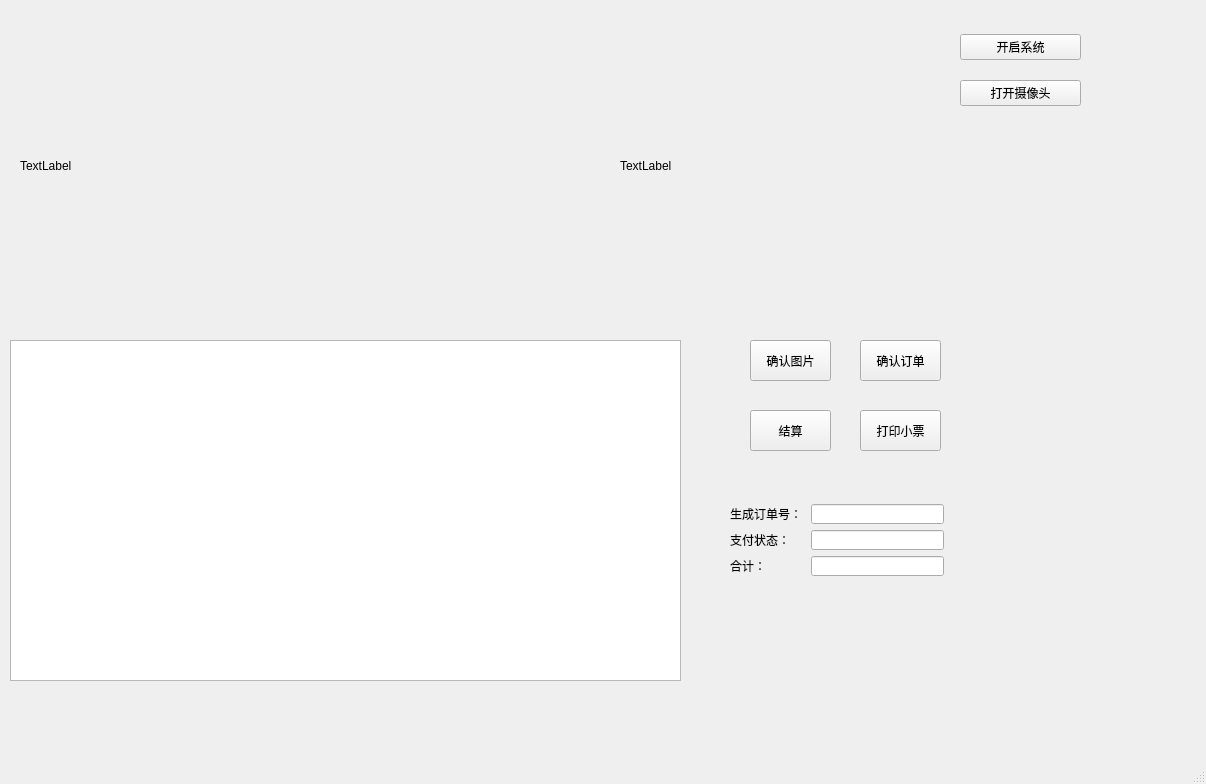
<?xml version="1.0" encoding="UTF-8"?>
<ui version="4.0">
 <class>MainWindow</class>
 <widget class="QMainWindow" name="MainWindow">
  <property name="geometry">
   <rect>
    <x>0</x>
    <y>0</y>
    <width>1206</width>
    <height>784</height>
   </rect>
  </property>
  <property name="windowTitle">
   <string>MainWindow</string>
  </property>
  <widget class="QWidget" name="centralwidget">
   <widget class="QLabel" name="label_v">
    <property name="geometry">
     <rect>
      <x>20</x>
      <y>10</y>
      <width>541</width>
      <height>311</height>
     </rect>
    </property>
    <property name="text">
     <string>TextLabel</string>
    </property>
   </widget>
   <widget class="QLabel" name="label_i">
    <property name="geometry">
     <rect>
      <x>620</x>
      <y>10</y>
      <width>291</width>
      <height>311</height>
     </rect>
    </property>
    <property name="text">
     <string>TextLabel</string>
    </property>
   </widget>
   <widget class="QWidget" name="layoutWidget">
    <property name="geometry">
     <rect>
      <x>960</x>
      <y>20</y>
      <width>121</width>
      <height>101</height>
     </rect>
    </property>
    <layout class="QVBoxLayout" name="verticalLayout">
     <item>
      <widget class="QPushButton" name="pushButton">
       <property name="text">
        <string>开启系统</string>
       </property>
      </widget>
     </item>
     <item>
      <widget class="QPushButton" name="pushButton_2">
       <property name="text">
        <string>打开摄像头</string>
       </property>
      </widget>
     </item>
    </layout>
   </widget>
   <widget class="QTableWidget" name="tableWidget">
    <property name="geometry">
     <rect>
      <x>10</x>
      <y>340</y>
      <width>671</width>
      <height>341</height>
     </rect>
    </property>
    <property name="sizePolicy">
     <sizepolicy hsizetype="Preferred" vsizetype="Preferred">
      <horstretch>1</horstretch>
      <verstretch>1</verstretch>
     </sizepolicy>
    </property>
    <property name="minimumSize">
     <size>
      <width>480</width>
      <height>200</height>
     </size>
    </property>
   </widget>
   <widget class="QLabel" name="label_5">
    <property name="geometry">
     <rect>
      <x>730</x>
      <y>556</y>
      <width>36</width>
      <height>20</height>
     </rect>
    </property>
    <property name="text">
     <string>合计：</string>
    </property>
   </widget>
   <widget class="QLineEdit" name="lineEdit_2">
    <property name="geometry">
     <rect>
      <x>811</x>
      <y>530</y>
      <width>133</width>
      <height>20</height>
     </rect>
    </property>
    <property name="sizePolicy">
     <sizepolicy hsizetype="Expanding" vsizetype="Fixed">
      <horstretch>0</horstretch>
      <verstretch>0</verstretch>
     </sizepolicy>
    </property>
    <property name="toolTip">
     <string>支付状态</string>
    </property>
    <property name="placeholderText">
     <string/>
    </property>
   </widget>
   <widget class="QLabel" name="label_3">
    <property name="geometry">
     <rect>
      <x>730</x>
      <y>504</y>
      <width>72</width>
      <height>20</height>
     </rect>
    </property>
    <property name="text">
     <string>生成订单号：</string>
    </property>
   </widget>
   <widget class="QLineEdit" name="lineEdit">
    <property name="geometry">
     <rect>
      <x>811</x>
      <y>504</y>
      <width>133</width>
      <height>20</height>
     </rect>
    </property>
    <property name="toolTip">
     <string>订单号</string>
    </property>
    <property name="placeholderText">
     <string/>
    </property>
   </widget>
   <widget class="QLabel" name="label_4">
    <property name="geometry">
     <rect>
      <x>730</x>
      <y>530</y>
      <width>60</width>
      <height>20</height>
     </rect>
    </property>
    <property name="text">
     <string>支付状态：</string>
    </property>
   </widget>
   <widget class="QLineEdit" name="lineEdit_3">
    <property name="geometry">
     <rect>
      <x>811</x>
      <y>556</y>
      <width>133</width>
      <height>20</height>
     </rect>
    </property>
    <property name="toolTip">
     <string>合计价格</string>
    </property>
    <property name="placeholderText">
     <string/>
    </property>
   </widget>
   <widget class="QPushButton" name="pushButton_4">
    <property name="geometry">
     <rect>
      <x>750</x>
      <y>340</y>
      <width>81</width>
      <height>41</height>
     </rect>
    </property>
    <property name="text">
     <string>确认图片</string>
    </property>
   </widget>
   <widget class="QPushButton" name="pushButton_5">
    <property name="geometry">
     <rect>
      <x>750</x>
      <y>410</y>
      <width>81</width>
      <height>41</height>
     </rect>
    </property>
    <property name="text">
     <string>结算</string>
    </property>
   </widget>
   <widget class="QPushButton" name="pushButton_6">
    <property name="geometry">
     <rect>
      <x>860</x>
      <y>410</y>
      <width>81</width>
      <height>41</height>
     </rect>
    </property>
    <property name="text">
     <string>打印小票</string>
    </property>
   </widget>
   <widget class="QPushButton" name="queren">
    <property name="geometry">
     <rect>
      <x>860</x>
      <y>340</y>
      <width>81</width>
      <height>41</height>
     </rect>
    </property>
    <property name="text">
     <string>确认订单</string>
    </property>
   </widget>
  </widget>
  <widget class="QMenuBar" name="menubar">
   <property name="geometry">
    <rect>
     <x>0</x>
     <y>0</y>
     <width>1206</width>
     <height>23</height>
    </rect>
   </property>
  </widget>
  <widget class="QStatusBar" name="statusbar"/>
 </widget>
 <resources/>
 <connections/>
</ui>
